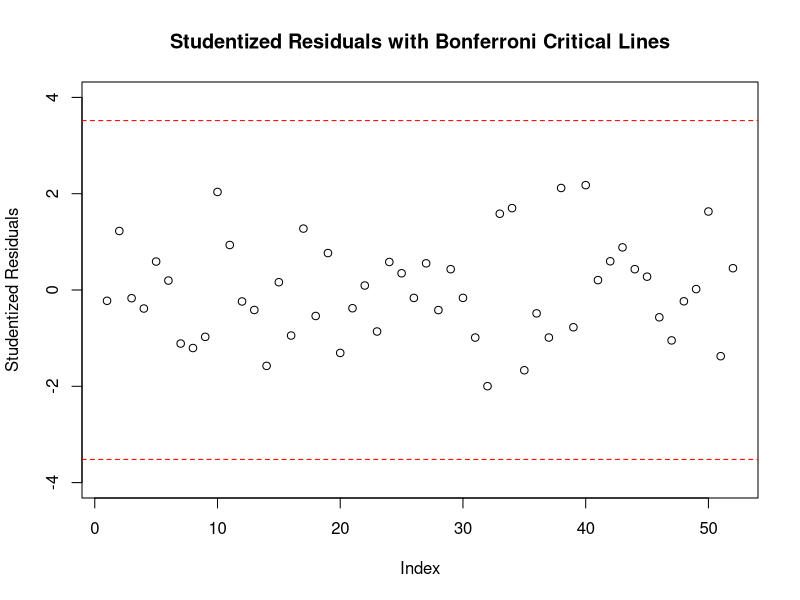

The R script that drew this image:
library(readxl)
data <- read_excel("grocery.xlsx", col_names = TRUE)

# Xây dựng mô hình hồi quy first order với các biến dự đoán: shipped, cost, và holiday
fit <- lm(labor ~ shipped + cost + holiday, data = data)

# Lấy số quan sát (n) và số biến dự báo (p)
n <- nrow(data)
p <- length(coef(fit)) - 1  # trừ đi hệ số intercept

# Tính phần dư studentized (rstudent)
student.res <- rstudent(fit)

# --- (a) Sắp xếp các phần dư studentized và in ra
sorted_res <- sort(student.res)
print("Sorted studentized residuals:")
print(sorted_res)

# Tính giá trị tới hạn theo phương pháp Bonferroni
# Sử dụng α = 0.05. Giá trị tới hạn: qt(1 - α/(2*n), df = n - p - 1)
alpha <- 0.05
crit <- qt(1 - alpha/(2*n), df = n - p - 1)
print("Critical value (Bonferroni):")
print(crit)
# --- (b) Vẽ biểu đồ phần dư studentized và overlay các đường giới hạn tới hạn
plot(student.res, 
     ylab = "Studentized Residuals", 
     main = "Studentized Residuals with Bonferroni Critical Lines",
     ylim = c(-4, 4))
abline(h = crit, col = "red", lty = 2)
abline(h = -crit, col = "red", lty = 2)

# --- (c) Liệt kê các quan sát có |studentized residual| > giá trị tới hạn
outliers <- which(abs(student.res) > crit)
print("Indices of potential outliers (|t_i| > critical value):")
print(outliers)
